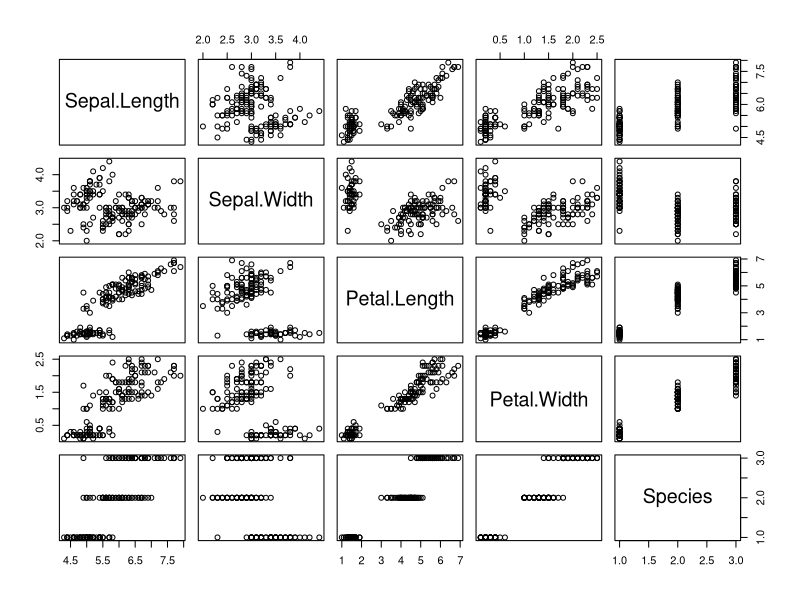
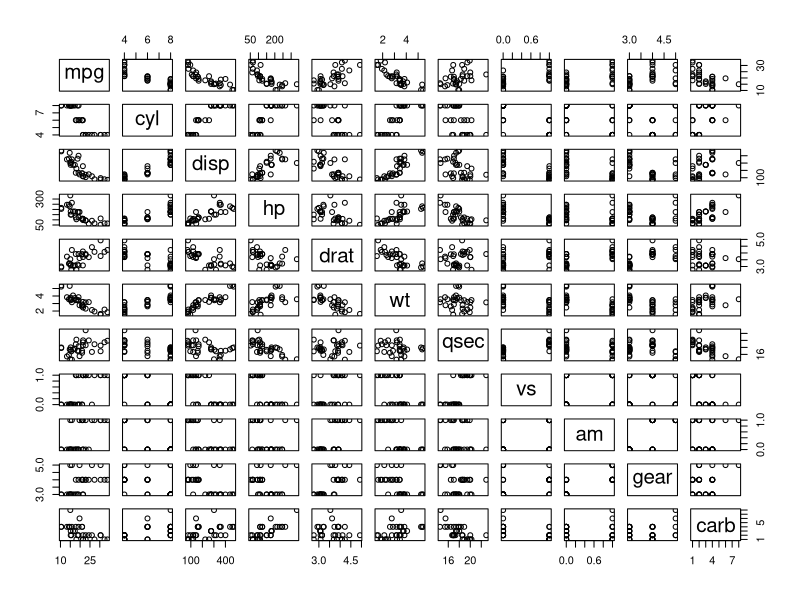
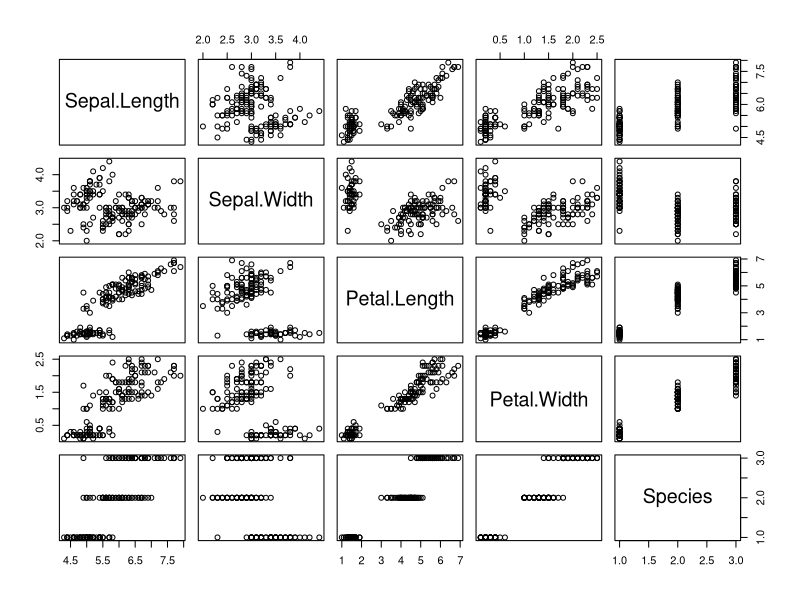

The R source for these figures, in order:
## ---- chunk 1
knitr::kable(mtcars)
## ---- chunk 2
plot(iris)
## ---- chunk 3
plot(mtcars)
## ---- chunk 4
plot(iris)
